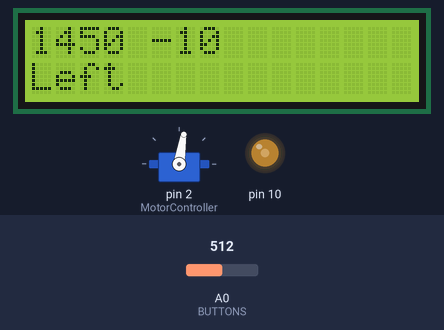
A sketch run on a simulated Arduino Uno, built with avr-gcc and run on an emulated ATmega328P. Shown: 16×2 character LCD, servo, output pins drawn as LEDs (lit = HIGH). The inputs (shaded band) are chosen by the test bench; at power-on: A0 (BUTTONS) = 512.

Above: at 1.2 s.
1.3 s: A0 (BUTTONS) set to 581
2.8 s: A0 (BUTTONS) set to 614
At 3.5 s:
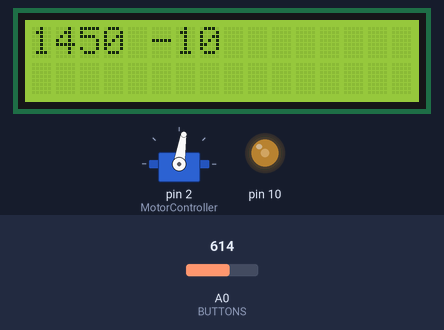
Timing chart, 0 to 5.8 s (numbered marks = the images above; inputs shaded):
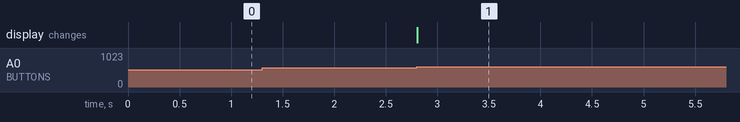

Measured:
- the behaviour switches between 599 and 600 on A0 (BUTTONS) (found by bisection; images 0 and 1)
- after the input at 1.3 s, every drawn part: stays the same
- after the input at 2.8 s, the display: changes at once (image 1)

The sketch:

LCD_MotorController.ino
```cpp
#include <LiquidCrystal.h>
#include <Servo.h>

// This sketch uses an LCD display with buttons to control a PWM motor controller.

LiquidCrystal lcd(8, 9, 4, 5, 6, 7);

Servo MotorController;  // Create the Servo object for the motor controller

const int MOTORCONTROLLER = 2; // Define the pin used for the motor controller
const int BUTTONS = A0; // The Analog port reading the button values

// Set Button value constants
const int btnNONE = 0;
const int btnSELECT = 1;
const int btnLEFT = 2;
const int btnRIGHT = 3;
const int btnUP = 4;
const int btnDOWN = 5;

// Set the PWM range
const int pwmMIN = 1000;
const int pwmCENTER = 1500;
const int pwmMAX = 2000;


// Set the initial servo position and motor speed values
int Position = pwmCENTER;
int MotorSpeed = 0;


// flag used determine if there was a change in the keypresses
int lastbutton = 0;

// Function to read the button values
int read_LCD_buttons() {
  int buttonval = analogRead(BUTTONS);

  // Default value if no button press was detected
  int returnval = btnNONE;

  if (buttonval < 800) returnval = btnSELECT;
  if (buttonval < 600) returnval = btnLEFT;
  if (buttonval < 400) returnval = btnDOWN;
  if (buttonval < 200) returnval = btnUP;
  if (buttonval < 100) returnval = btnRIGHT;

  return returnval;

}

// Setup function
void setup() {

  // Setup the LCD display size (16 characters, two lines)
  lcd.begin(16, 2);

  // Setup teh LCD brightness
  analogWrite(10, 100);

  // Attach the servo and set the PWM limits
  MotorController.attach(2, pwmMIN, pwmMAX);
  MotorController.writeMicroseconds(Position);

  // Show the starting values
  lcd.print(Position);
  lcd.print(" ");
  lcd.print(MotorSpeed);

}

// Program loop
void loop() {

  // Read the current buttons status
  int button = read_LCD_buttons();

  // If there was a change in the button state, make a change.
  if (button != lastbutton)
  {
    // Clear the LCD screen
    lcd.clear();

    // To avoid transient readings, make sure we read a btnNONE before processing a new press
    if (lastbutton == btnNONE)
    {
      // Switch on the value of the button pressed
      switch (button)
      {
        case btnNONE:
          // Do nothing.
          break;
        case btnSELECT:
          // The Select button was pressed, reset controller to 0
          lcd.setCursor(0, 1);
          lcd.print("Select");
          MotorSpeed = 0;
          break;
        case btnLEFT:
          // Left cursor button was pressed, reduce motor speed by 10%
          lcd.setCursor(0, 1);
          lcd.print("Left");
          MotorSpeed -= 10;
          break;
        case btnRIGHT:
          // Right cursor button was pressed, increase motor speed by 10%
          lcd.setCursor(0, 1);
          lcd.print("Right");
          MotorSpeed += 10;
          break;
        case btnUP:
          // Up cursor button was pressed, increase motor speed by 1%
          lcd.setCursor(0, 1);
          lcd.print("Up");
          MotorSpeed += 1;
          break;
        case btnDOWN:
          // Down cursor button was pressed, decrease motor speed by 1%
          lcd.setCursor(0, 1);
          lcd.print("Down");
          MotorSpeed -= 1;
          break;
      }
      // End Switch
    }

    // Make sure we don't exceed our minimum and maximum values
    if (MotorSpeed > 100) MotorSpeed = 100;
    if (MotorSpeed < -100) MotorSpeed = -100;

    // Map the selected percentage to the PWM cycle
    Position = map(MotorSpeed, -100, 100, pwmMIN, pwmMAX);

    // Show new values
    lcd.setCursor(0, 0);
    lcd.print(Position);
    lcd.print(" ");
    lcd.print(MotorSpeed);

    // Commit the new values to the MotorController
    MotorController.writeMicroseconds(Position);

    lastbutton = button;

    //delay(100);

  }


  // End Function
}
```
